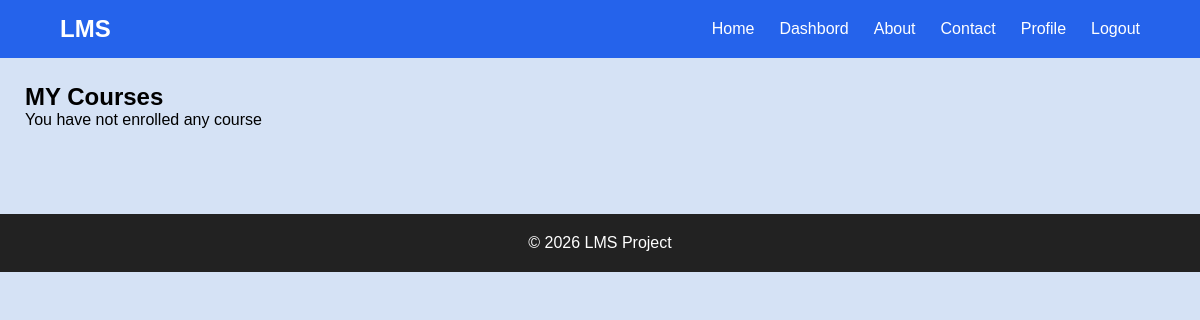
The page /courses/my-courses (signed in) on the database as committed earlier.
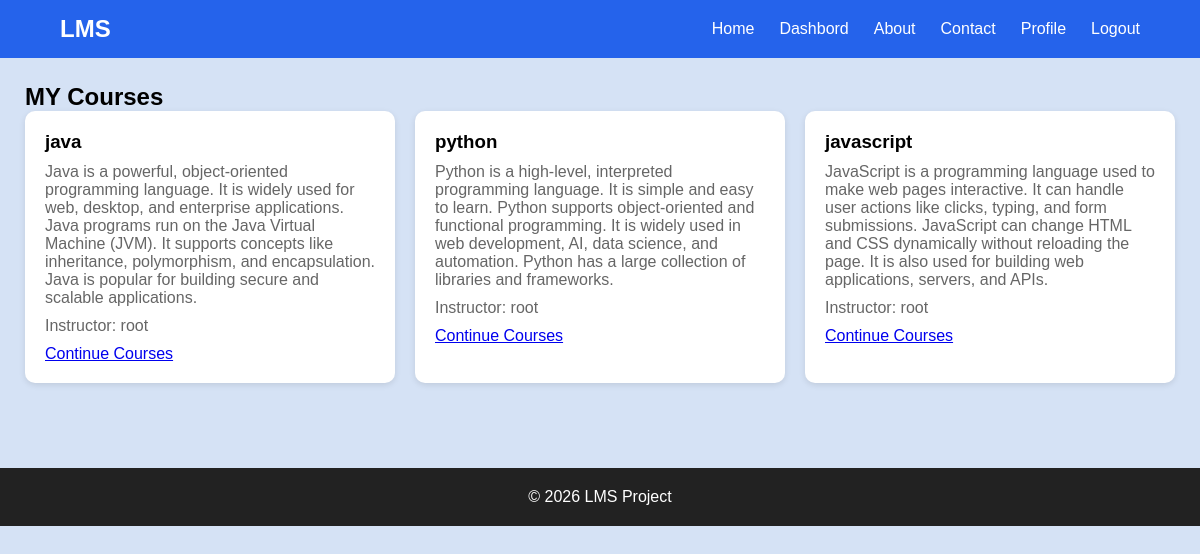
The same page on the database as committed later.
### courses/models.py (models this page shows, shortened)
class Enrollment(models.Model):
    student = models.ForeignKey(
        User,
        on_delete =models.CASCADE,
        related_name = "Enrollment"
    )
    course = models.ForeignKey(
        Course,
        on_delete = models.CASCADE,
        related_name = "enrollment"
    )
    enrollment_at = models.DateTimeField(auto_now_add=True)

class Course(models.Model):
    title=models.CharField(max_length=200)
    description = models.TextField()
    instructor =models.ForeignKey(
        User,
        on_delete = models.CASCADE,
        related_name='course'
    )
    created_at = models.DateTimeField(auto_now_add = True)

### courses/views.py (the view)
def my_courses(request):
    enrollments = Enrollment.objects.filter(
        student = request.user
    )
    return render(
       request,
       "courses/my_courses.html",
       {"enrollments":enrollments}
    )

### templates/courses/my_courses.html
{% extends "base.html" %}
{% load static %}
{% block extra_css %}
<link rel ="stylesheet" href= "{% static 'css/my_courses.css' %}">
{% endblock %}
{% block content %}
<div class="one">
<h2>MY Courses</h2>
<div class="course-container">
    {% for enroll in enrollments %}
    <div class="course-card">
        <h3>{{enroll.course.title}}</h3>
        <p>{{enroll.course.description}}</p>
        <p>
            Instructor:
            {{enroll.course.instructor.username}}
        </p>
        <a href="{% url 'courses:course_detail' enroll.course.id  %}">
        Continue Courses
    </a>
</div>
{% empty %}
<p>You have not enrolled any course</p>
{% endfor %}
</div>
</div>
{% endblock %}

Rows that differ between the two databases and show on the page:
added Enrollment: course "java", course.description "Java is a powerful, object-oriented programming language. It is widely used for web, desktop, and enterprise applications. Java programs run on the Java Virtual Machine (JVM). It supports concepts like inheritance, polymorphism, and encapsulation. Java is popular for building secure and scalable applications.", course.instructor.username "root"
added Enrollment: course "python", course.description "Python is a high-level, interpreted programming language. It is simple and easy to learn. Python supports object-oriented and functional programming. It is widely used in web development, AI, data science, and automation. Python has a large collection of libraries and frameworks.", course.instructor.username "root"
added Enrollment: course "javascript", course.description "JavaScript is a programming language used to make web pages interactive. It can handle user actions like clicks, typing, and form submissions. JavaScript can change HTML and CSS dynamically without reloading the page. It is also used for building web applications, servers, and APIs.", course.instructor.username "root"
Other text that changed with them:
text no longer shown: "You have not enrolled any course"
